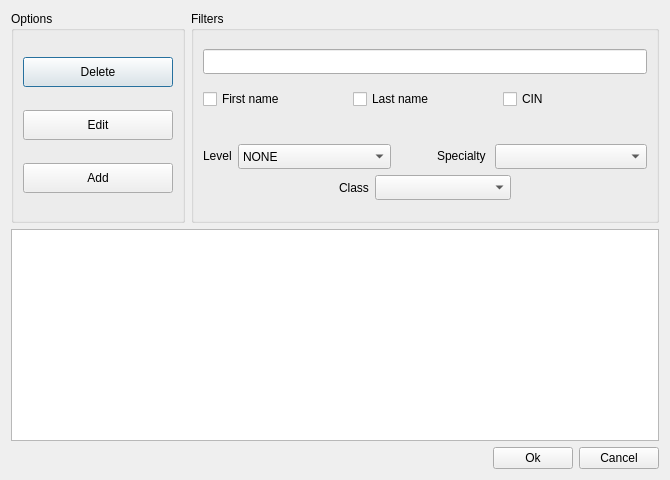
<?xml version="1.0" encoding="UTF-8"?>
<ui version="4.0">
 <class>Student_management</class>
 <widget class="QDialog" name="Student_management">
  <property name="geometry">
   <rect>
    <x>0</x>
    <y>0</y>
    <width>670</width>
    <height>480</height>
   </rect>
  </property>
  <property name="sizePolicy">
   <sizepolicy hsizetype="Preferred" vsizetype="Preferred">
    <horstretch>0</horstretch>
    <verstretch>0</verstretch>
   </sizepolicy>
  </property>
  <property name="windowTitle">
   <string>Esprit-RP : Student management</string>
  </property>
  <property name="styleSheet">
   <string notr="true"/>
  </property>
  <layout class="QVBoxLayout" name="verticalLayout_3">
   <item>
    <widget class="QSplitter" name="splitter">
     <property name="orientation">
      <enum>Qt::Vertical</enum>
     </property>
     <widget class="QWidget" name="layoutWidget">
      <layout class="QHBoxLayout" name="horizontalLayout_5">
       <item>
        <widget class="QGroupBox" name="Group_Options">
         <property name="sizePolicy">
          <sizepolicy hsizetype="Preferred" vsizetype="Expanding">
           <horstretch>0</horstretch>
           <verstretch>0</verstretch>
          </sizepolicy>
         </property>
         <property name="title">
          <string>Options</string>
         </property>
         <layout class="QHBoxLayout" name="horizontalLayout_2">
          <item>
           <layout class="QVBoxLayout" name="verticalLayout_4">
            <item>
             <widget class="QPushButton" name="Button_Delete">
              <property name="minimumSize">
               <size>
                <width>150</width>
                <height>30</height>
               </size>
              </property>
              <property name="text">
               <string>Delete</string>
              </property>
             </widget>
            </item>
            <item>
             <widget class="QPushButton" name="Button_Edit">
              <property name="minimumSize">
               <size>
                <width>150</width>
                <height>30</height>
               </size>
              </property>
              <property name="text">
               <string>Edit</string>
              </property>
             </widget>
            </item>
            <item>
             <widget class="QPushButton" name="Button_Add">
              <property name="minimumSize">
               <size>
                <width>150</width>
                <height>30</height>
               </size>
              </property>
              <property name="text">
               <string>Add</string>
              </property>
             </widget>
            </item>
           </layout>
          </item>
         </layout>
        </widget>
       </item>
       <item>
        <widget class="QGroupBox" name="Group_Filters">
         <property name="sizePolicy">
          <sizepolicy hsizetype="Expanding" vsizetype="Expanding">
           <horstretch>0</horstretch>
           <verstretch>0</verstretch>
          </sizepolicy>
         </property>
         <property name="title">
          <string>Filters</string>
         </property>
         <layout class="QVBoxLayout" name="verticalLayout_2">
          <item>
           <layout class="QHBoxLayout" name="horizontalLayout_8">
            <item>
             <widget class="QLineEdit" name="Line_Search">
              <property name="minimumSize">
               <size>
                <width>0</width>
                <height>25</height>
               </size>
              </property>
              <property name="styleSheet">
               <string notr="true"/>
              </property>
              <property name="text">
               <string/>
              </property>
             </widget>
            </item>
           </layout>
          </item>
          <item>
           <layout class="QHBoxLayout" name="horizontalLayout_3">
            <item>
             <widget class="QCheckBox" name="check_firstname">
              <property name="minimumSize">
               <size>
                <width>0</width>
                <height>0</height>
               </size>
              </property>
              <property name="styleSheet">
               <string notr="true"/>
              </property>
              <property name="text">
               <string>First name</string>
              </property>
              <property name="checked">
               <bool>false</bool>
              </property>
              <property name="tristate">
               <bool>false</bool>
              </property>
             </widget>
            </item>
            <item>
             <widget class="QCheckBox" name="check_lastname">
              <property name="styleSheet">
               <string notr="true"/>
              </property>
              <property name="text">
               <string>Last name</string>
              </property>
              <property name="checked">
               <bool>false</bool>
              </property>
              <property name="tristate">
               <bool>false</bool>
              </property>
             </widget>
            </item>
            <item>
             <widget class="QCheckBox" name="check_CIN">
              <property name="styleSheet">
               <string notr="true"/>
              </property>
              <property name="text">
               <string>CIN</string>
              </property>
              <property name="checked">
               <bool>false</bool>
              </property>
              <property name="tristate">
               <bool>false</bool>
              </property>
             </widget>
            </item>
           </layout>
          </item>
          <item>
           <spacer name="verticalSpacer">
            <property name="orientation">
             <enum>Qt::Vertical</enum>
            </property>
            <property name="sizeType">
             <enum>QSizePolicy::Fixed</enum>
            </property>
            <property name="sizeHint" stdset="0">
             <size>
              <width>20</width>
              <height>20</height>
             </size>
            </property>
           </spacer>
          </item>
          <item>
           <layout class="QVBoxLayout" name="verticalLayout">
            <item>
             <layout class="QHBoxLayout" name="horizontalLayout_4">
              <item>
               <widget class="QLabel" name="label_Level">
                <property name="sizePolicy">
                 <sizepolicy hsizetype="Fixed" vsizetype="Fixed">
                  <horstretch>0</horstretch>
                  <verstretch>0</verstretch>
                 </sizepolicy>
                </property>
                <property name="text">
                 <string>Level</string>
                </property>
               </widget>
              </item>
              <item>
               <widget class="QComboBox" name="Combo_level">
                <property name="sizePolicy">
                 <sizepolicy hsizetype="Preferred" vsizetype="Fixed">
                  <horstretch>0</horstretch>
                  <verstretch>0</verstretch>
                 </sizepolicy>
                </property>
                <property name="minimumSize">
                 <size>
                  <width>35</width>
                  <height>25</height>
                 </size>
                </property>
                <property name="editable">
                 <bool>false</bool>
                </property>
                <property name="maxVisibleItems">
                 <number>5</number>
                </property>
                <property name="duplicatesEnabled">
                 <bool>false</bool>
                </property>
                <property name="frame">
                 <bool>true</bool>
                </property>
                <item>
                 <property name="text">
                  <string>NONE</string>
                 </property>
                </item>
               </widget>
              </item>
              <item>
               <spacer name="horizontalSpacer">
                <property name="orientation">
                 <enum>Qt::Horizontal</enum>
                </property>
                <property name="sizeType">
                 <enum>QSizePolicy::Fixed</enum>
                </property>
                <property name="sizeHint" stdset="0">
                 <size>
                  <width>40</width>
                  <height>20</height>
                 </size>
                </property>
               </spacer>
              </item>
              <item>
               <widget class="QLabel" name="label_specialty">
                <property name="sizePolicy">
                 <sizepolicy hsizetype="Fixed" vsizetype="Fixed">
                  <horstretch>0</horstretch>
                  <verstretch>0</verstretch>
                 </sizepolicy>
                </property>
                <property name="text">
                 <string>Specialty </string>
                </property>
               </widget>
              </item>
              <item>
               <widget class="QComboBox" name="Combo_specialty">
                <property name="sizePolicy">
                 <sizepolicy hsizetype="Preferred" vsizetype="Fixed">
                  <horstretch>0</horstretch>
                  <verstretch>0</verstretch>
                 </sizepolicy>
                </property>
                <property name="minimumSize">
                 <size>
                  <width>100</width>
                  <height>25</height>
                 </size>
                </property>
                <property name="currentIndex">
                 <number>-1</number>
                </property>
                <property name="maxVisibleItems">
                 <number>10</number>
                </property>
               </widget>
              </item>
             </layout>
            </item>
            <item>
             <layout class="QHBoxLayout" name="horizontalLayout_7">
              <item>
               <spacer name="horizontalSpacer_5">
                <property name="orientation">
                 <enum>Qt::Horizontal</enum>
                </property>
                <property name="sizeHint" stdset="0">
                 <size>
                  <width>40</width>
                  <height>20</height>
                 </size>
                </property>
               </spacer>
              </item>
              <item>
               <widget class="QLabel" name="label_class">
                <property name="text">
                 <string>Class</string>
                </property>
               </widget>
              </item>
              <item>
               <widget class="QComboBox" name="combo_class">
                <property name="sizePolicy">
                 <sizepolicy hsizetype="Expanding" vsizetype="Fixed">
                  <horstretch>0</horstretch>
                  <verstretch>0</verstretch>
                 </sizepolicy>
                </property>
                <property name="minimumSize">
                 <size>
                  <width>0</width>
                  <height>25</height>
                 </size>
                </property>
                <property name="maxVisibleItems">
                 <number>10</number>
                </property>
                <property name="frame">
                 <bool>true</bool>
                </property>
               </widget>
              </item>
              <item>
               <spacer name="horizontalSpacer_6">
                <property name="orientation">
                 <enum>Qt::Horizontal</enum>
                </property>
                <property name="sizeType">
                 <enum>QSizePolicy::Expanding</enum>
                </property>
                <property name="sizeHint" stdset="0">
                 <size>
                  <width>40</width>
                  <height>20</height>
                 </size>
                </property>
               </spacer>
              </item>
             </layout>
            </item>
           </layout>
          </item>
         </layout>
        </widget>
       </item>
      </layout>
     </widget>
    </widget>
   </item>
   <item>
    <widget class="QTableView" name="tableView">
     <property name="horizontalScrollBarPolicy">
      <enum>Qt::ScrollBarAsNeeded</enum>
     </property>
     <property name="gridStyle">
      <enum>Qt::NoPen</enum>
     </property>
     <property name="sortingEnabled">
      <bool>true</bool>
     </property>
     <attribute name="horizontalHeaderCascadingSectionResizes">
      <bool>true</bool>
     </attribute>
     <attribute name="horizontalHeaderHighlightSections">
      <bool>true</bool>
     </attribute>
     <attribute name="horizontalHeaderMinimumSectionSize">
      <number>200</number>
     </attribute>
     <attribute name="horizontalHeaderShowSortIndicator" stdset="0">
      <bool>true</bool>
     </attribute>
     <attribute name="horizontalHeaderStretchLastSection">
      <bool>true</bool>
     </attribute>
     <attribute name="verticalHeaderVisible">
      <bool>false</bool>
     </attribute>
     <attribute name="verticalHeaderCascadingSectionResizes">
      <bool>true</bool>
     </attribute>
     <attribute name="verticalHeaderHighlightSections">
      <bool>true</bool>
     </attribute>
     <attribute name="verticalHeaderMinimumSectionSize">
      <number>17</number>
     </attribute>
     <attribute name="verticalHeaderShowSortIndicator" stdset="0">
      <bool>true</bool>
     </attribute>
    </widget>
   </item>
   <item>
    <layout class="QHBoxLayout" name="horizontalLayout_6">
     <item>
      <spacer name="horizontalSpacer_4">
       <property name="orientation">
        <enum>Qt::Horizontal</enum>
       </property>
       <property name="sizeHint" stdset="0">
        <size>
         <width>40</width>
         <height>20</height>
        </size>
       </property>
      </spacer>
     </item>
     <item>
      <widget class="QPushButton" name="ok">
       <property name="sizePolicy">
        <sizepolicy hsizetype="Preferred" vsizetype="Preferred">
         <horstretch>0</horstretch>
         <verstretch>0</verstretch>
        </sizepolicy>
       </property>
       <property name="text">
        <string>Ok</string>
       </property>
      </widget>
     </item>
     <item>
      <widget class="QPushButton" name="cancel">
       <property name="sizePolicy">
        <sizepolicy hsizetype="Preferred" vsizetype="Preferred">
         <horstretch>0</horstretch>
         <verstretch>0</verstretch>
        </sizepolicy>
       </property>
       <property name="text">
        <string>Cancel</string>
       </property>
      </widget>
     </item>
    </layout>
   </item>
  </layout>
 </widget>
 <resources/>
 <connections/>
</ui>
